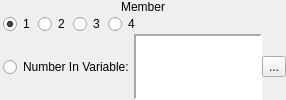
           <widget class="QFrame" name="wMemberNumber">
            <property name="sizePolicy">
             <sizepolicy hsizetype="Preferred" vsizetype="Fixed">
              <horstretch>0</horstretch>
              <verstretch>0</verstretch>
             </sizepolicy>
            </property>
            <layout class="QVBoxLayout" name="verticalLayout_36">
             <property name="spacing">
              <number>0</number>
             </property>
             <property name="margin">
              <number>0</number>
             </property>
             <item>
              <widget class="QLabel" name="label_4">
               <property name="sizePolicy">
                <sizepolicy hsizetype="Preferred" vsizetype="Fixed">
                 <horstretch>0</horstretch>
                 <verstretch>0</verstretch>
                </sizepolicy>
               </property>
               <property name="text">
                <string>Member</string>
               </property>
               <property name="alignment">
                <set>Qt::AlignCenter</set>
               </property>
              </widget>
             </item>
             <item>
              <widget class="QWidget" name="widget_4" native="true">
               <layout class="QVBoxLayout" name="verticalLayout_6">
                <property name="spacing">
                 <number>0</number>
                </property>
                <property name="leftMargin">
                 <number>3</number>
                </property>
                <property name="topMargin">
                 <number>0</number>
                </property>
                <property name="rightMargin">
                 <number>0</number>
                </property>
                <property name="bottomMargin">
                 <number>0</number>
                </property>
                <item>
                 <layout class="QHBoxLayout" name="horizontalLayout_9">
                  <property name="spacing">
                   <number>3</number>
                  </property>
                  <item>
                   <widget class="QRadioButton" name="rbPartyMember1">
                    <property name="sizePolicy">
                     <sizepolicy hsizetype="Fixed" vsizetype="Fixed">
                      <horstretch>0</horstretch>
                      <verstretch>0</verstretch>
                     </sizepolicy>
                    </property>
                    <property name="text">
                     <string>1</string>
                    </property>
                    <property name="checked">
                     <bool>true</bool>
                    </property>
                   </widget>
                  </item>
                  <item>
                   <widget class="QRadioButton" name="rbPartyMember2">
                    <property name="sizePolicy">
                     <sizepolicy hsizetype="Fixed" vsizetype="Fixed">
                      <horstretch>0</horstretch>
                      <verstretch>0</verstretch>
                     </sizepolicy>
                    </property>
                    <property name="text">
                     <string>2</string>
                    </property>
                   </widget>
                  </item>
                  <item>
                   <widget class="QRadioButton" name="rbPartyMember3">
                    <property name="sizePolicy">
                     <sizepolicy hsizetype="Fixed" vsizetype="Fixed">
                      <horstretch>0</horstretch>
                      <verstretch>0</verstretch>
                     </sizepolicy>
                    </property>
                    <property name="text">
                     <string>3</string>
                    </property>
                   </widget>
                  </item>
                  <item>
                   <widget class="QRadioButton" name="rbPartyMember4">
                    <property name="sizePolicy">
                     <sizepolicy hsizetype="Fixed" vsizetype="Fixed">
                      <horstretch>0</horstretch>
                      <verstretch>0</verstretch>
                     </sizepolicy>
                    </property>
                    <property name="text">
                     <string>4</string>
                    </property>
                   </widget>
                  </item>
                  <item>
                   <spacer name="horizontalSpacer_13">
                    <property name="orientation">
                     <enum>Qt::Horizontal</enum>
                    </property>
                    <property name="sizeHint" stdset="0">
                     <size>
                      <width>40</width>
                      <height>20</height>
                     </size>
                    </property>
                   </spacer>
                  </item>
                 </layout>
                </item>
                <item>
                 <layout class="QHBoxLayout" name="horizontalLayout_36">
                  <property name="spacing">
                   <number>0</number>
                  </property>
                  <item>
                   <widget class="QRadioButton" name="rbPartyMemberVar">
                    <property name="sizePolicy">
                     <sizepolicy hsizetype="Fixed" vsizetype="Fixed">
                      <horstretch>0</horstretch>
                      <verstretch>0</verstretch>
                     </sizepolicy>
                    </property>
                    <property name="text">
                     <string>Number In Variable:</string>
                    </property>
                   </widget>
                  </item>
                  <item>
                   <widget class="QWidget" name="wPartyMember_Variable" native="true">
                    <property name="sizePolicy">
                     <sizepolicy hsizetype="Preferred" vsizetype="Preferred">
                      <horstretch>0</horstretch>
                      <verstretch>0</verstretch>
                     </sizepolicy>
                    </property>
                    <layout class="QHBoxLayout" name="horizontalLayout_8">
                     <property name="spacing">
                      <number>0</number>
                     </property>
                     <property name="margin">
                      <number>0</number>
                     </property>
                     <item>
                      <widget class="QLabel" name="lblPartyMember_Variable">
                       <property name="sizePolicy">
                        <sizepolicy hsizetype="Preferred" vsizetype="Preferred">
                         <horstretch>0</horstretch>
                         <verstretch>0</verstretch>
                        </sizepolicy>
                       </property>
                       <property name="minimumSize">
                        <size>
                         <width>128</width>
                         <height>0</height>
                        </size>
                       </property>
                       <property name="font">
                        <font>
                         <family>Monospace</family>
                        </font>
                       </property>
                       <property name="styleSheet">
                        <string notr="true">background-color: palette(base);</string>
                       </property>
                       <property name="frameShape">
                        <enum>QFrame::Panel</enum>
                       </property>
                       <property name="frameShadow">
                        <enum>QFrame::Sunken</enum>
                       </property>
                       <property name="lineWidth">
                        <number>2</number>
                       </property>
                       <property name="text">
                        <string/>
                       </property>
                      </widget>
                     </item>
                     <item>
                      <widget class="QToolButton" name="bPartyMember_BrowseVariables">
                       <property name="text">
                        <string>...</string>
                       </property>
                       <property name="icon">
                        <iconset resource="gui_icons.qrc">
                         <normaloff>:/icons/fileopen.png</normaloff>:/icons/fileopen.png</iconset>
                       </property>
                      </widget>
                     </item>
                    </layout>
                   </widget>
                  </item>
                 </layout>
                </item>
               </layout>
              </widget>
             </item>
            </layout>
           </widget>
